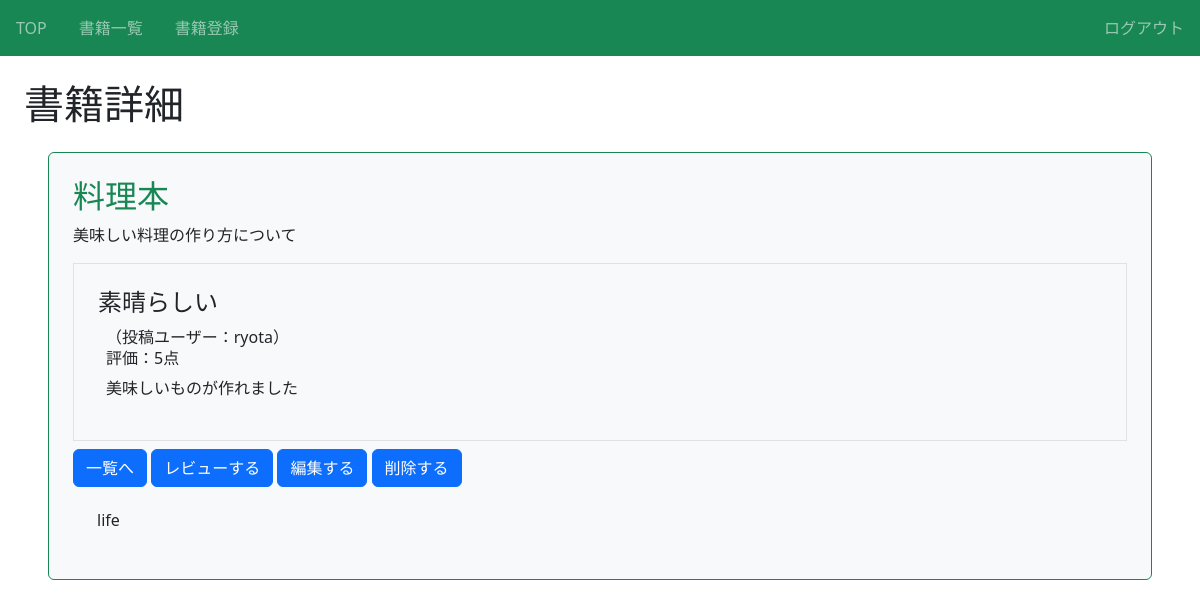
The app's page /book/2/detail/ (signed in) with its own data.
### book/models.py (models this page shows, shortened)
class Book(models.Model): #コード追記
  title = models.CharField(max_length = 100) #コード追記
  text = models.TextField() #コード追記
  thumbnail = models.ImageField(null=True, blank=True) #コード追記（5-8（P.232、P.234））
  category = models.CharField(
    max_length = 100,
    choices = CATEGORY
    ) #コード追記
  user = models.ForeignKey('auth.User', on_delete=models.CASCADE) #コード追記（5-11（P.251））

class Review(models.Model):
  book = models.ForeignKey(Book, on_delete = models.CASCADE)
  title = models.CharField(max_length = 100)
  text = models.TextField()
  rate = models.IntegerField(choices = RATE_CHOICES)
  user = models.ForeignKey('auth.User', on_delete = models.CASCADE)

### book/views.py (the view)
# urls.py: path('book/<int:pk>/detail/', views.DBView.as_view(), name='detail-book'), #コード追記（4-6）
class DBView(LoginRequiredMixin, DetailView): #コード追記（4-6）（5-10（P.249））
  template_name = 'book/book_detail.html' #コード追記（4-6）
  model = Book #コード追記（4-6）

### book/templates/book/book_detail.html (shortened to what this page needs)
{% extends 'base.html' %}
{% block h1 %}書籍詳細{% endblock %}
{% block content %}
<div class="p-4 m-4 bg-light border border-success rounded">
  <h2 class="text-success">{{ object.title }}</h2>
  <div class="card-body">
    <p>{{ object.text }}</p>
    <div class="border p-4 mb-2">
      {% for review in object.review_set.all %}
      <div>
        <h3 class="h4">{{ review.title }}</h3>
        <div class="px-2">
          <span>（投稿ユーザー：{{ review.user.username }}）</span>
          <h6>評価：{{ review.rate }}点</h6>
          <p>{{ review.text }}</p>
        </div>
      </div>
      {% endfor %}
    </div>
    <a href="{% url 'list-book' %}" class="btn btn-primary">一覧へ</a>
    <a href="{% url 'review' object.pk %}" class="btn btn-primary">レビューする</a>
    <a href="{% url 'update-book' object.pk %}" class="btn btn-primary">編集する</a>
    <a href="{% url 'delete-book' object.pk %}" class="btn btn-primary">削除する</a>
    <h6 class="card-title m-4">{{ object.category }}</h6>
  </div>
</div>
{% endblock content %}

### book/static/book/css/style.css (style rules this page uses)
a { text-decoration: none; }

### records on screen
Book: title "料理本", text "美味しい料理の作り方について", category "life"
Review: title "素晴らしい", user.username "ryota", rate "5", text "美味しいものが作れました"
